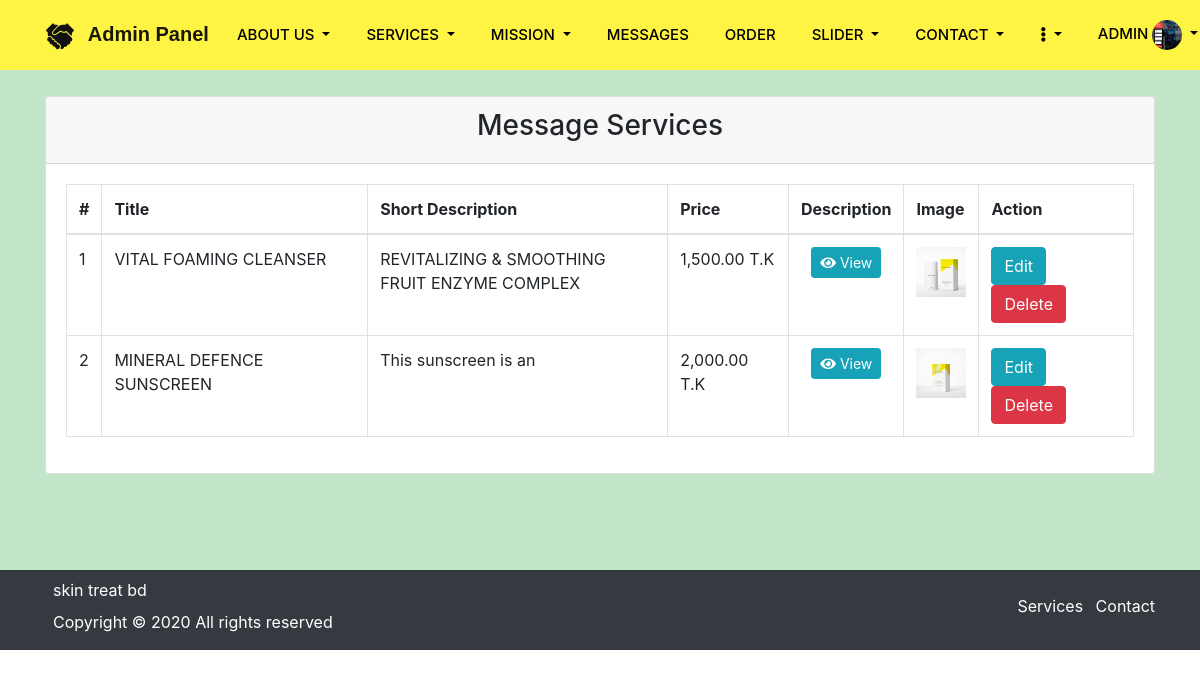
The app's page /admin/manage_service.php (signed in) with its own data.
### tables this page shows
CREATE TABLE `services` (
  `service_id` int(11) NOT NULL,
  `title` varchar(255) NOT NULL,
  `short_desc` varchar(255) NOT NULL,
  `price` float NOT NULL,
  `application` text NOT NULL,
  `image` varchar(255) NOT NULL,
  `date` datetime NOT NULL
);

### admin/top_header.php (called while the page is built, shortened)
<?php
require_once '../php/db_connect.php';
$email = $_SESSION['email'];
$sql = "select * from admin WHERE email = '$email'";
$res = mysqli_query($connect, $sql);
$userdata = mysqli_fetch_assoc($res);
?>

### admin/manage_service.php (the view, shortened to what this page needs)
<?php
include 'top_header.php';
?>
<!doctype html>
<html lang="en">
<head>
    <link rel="stylesheet" href="../assets/style/bootstrap.css">
    <link rel="stylesheet" href="https://use.fontawesome.com/releases/v5.7.1/css/all.css">
</head>
<body>
<section class="menu">
    <nav class="navbar navbar-expand-lg navbar-light fixed-top" style="background-color: #FFF343">
        <div class="container">
            <a class="navbar-brand font-weight-bold" href="dashboard.php" ><span><img src="../images/handshake5f22b37783c45.svg" style="height: 30px"></span> <span class="ml-2" style="font-family: 'Arial Rounded MT Bold',Arial,sans-serif; font-weight: 700">Admin Panel</span></a>
            <div class="collapse navbar-collapse" id="main_nav">
                <ul class="navbar-nav mr-auto">
                    <li class="nav-item dropdown">
                        <a class="nav-link dropdown-toggle" href="#" id="navbarDropdown" role="button" data-toggle="dropdown" aria-haspopup="true" aria-expanded="false">
                            About Us
                        </a>
                    </li>
                    <li class="nav-item dropdown">
                        <a class="nav-link dropdown-toggle" href="#" id="navbarDropdown" role="button" data-toggle="dropdown" aria-haspopup="true" aria-expanded="false">
                            Services
                        </a>
                    </li>
                    <li class="nav-item dropdown">
                        <a class="nav-link dropdown-toggle" href="#" id="navbarDropdown" role="button" data-toggle="dropdown" aria-haspopup="true" aria-expanded="false">
                            Mission
                        </a>
                    </li>
                    <li class="nav-item">
                        <a class="nav-link" href="dashboard.php">Messages</a>
                    </li>
                    <li class="nav-item">
                        <a class="nav-link" href="buy.php">Order</a>
                    </li>
                    <li class="nav-item dropdown">
                        <a class="nav-link dropdown-toggle" href="#" id="navbarDropdown" role="button" data-toggle="dropdown" aria-haspopup="true" aria-expanded="false">
                            Slider
                        </a>
                    </li>
                    <li class="nav-item dropdown">
                        <a class="nav-link dropdown-toggle" href="#" id="navbarDropdown" role="button" data-toggle="dropdown" aria-haspopup="true" aria-expanded="false">
                            Contact
                        </a>
                    </li>
                    <li class="nav-item dropdown">
                        <a class="nav-link dropdown-toggle" href="#" id="navbarDropdown" role="button" data-toggle="dropdown" aria-haspopup="true" aria-expanded="false">
                            <i class="fas fa-ellipsis-v"></i>
                        </a>
                    </li>
                </ul>
                <ul class="navbar-nav ml-auto">
                    <li class="nav-item dropdown">
                        <a class="nav-link dropdown-toggle" href="#" id="navbarDropdown" role="button" data-toggle="dropdown" aria-haspopup="true" aria-expanded="false">
                            <?php echo $userdata['name'];?>  <img src="../images/<?php echo $userdata['image'];?>" style="height: 30px; width: 30px; border-radius: 50%">
                        </a>
                    </li>
                </ul>
            </div>
        </div>
    </nav>
</section>
<section class="main_content" style="background-color: #c3e6cb">
    <div class="container">
        <div class="row">
            <div class="col-md-12 mx-auto mt-5 mb-5">
                <div class="card mt-5 mb-5">
                    <div class="card-header">
                        <h3 class="text-center">Message Services</h3>
                    </div>
                    <div class="card-body">
                        <div class="table-responsive">
                            <table class="table table-bordered">
                                <thead>
                                <tr>
                                    <th>#</th>
                                    <th>Title</th>
                                    <th>Short Description</th>
                                    <th>Price</th>
                                    <th>Description</th>
                                    <th>Image</th>
                                    <th>Action</th>
                                </tr>
                                </thead>
                                <tbody>
                                <?php
                                $sql = "SELECT * FROM services";
                                $res = mysqli_query($connect, $sql);
                                $i =1;
                                while ($row = mysqli_fetch_assoc($res)){?>
                                    <tr>
                                        <td><?php echo $i++;?></td>
                                        <td><?php echo $row['title'];?></td>
                                        <td style="width: 300px"><?php echo $row['short_desc'];?></td>
                                        <td><?php echo number_format($row['price'], 2);?> T.K</td>
                                        <td class="text-center">
                                            <a href='#description' data-toggle='modal' class='btn btn-info btn-sm btn-flat desc' data-id='<?php echo $row['service_id'];?>'><i class='fa fa-eye'></i> View</a>
                                        </td>
                                        <td><img src="../images/<?php echo $row['image'];?>" style="height: 50px; width: 50px"></td>
                                        <td>
                                            <a href="edit.php?service=<?php echo $row['service_id'];?>"  class="btn btn-info">Edit</a>
                                            <a href="delete.php?service=<?php echo $row['service_id'];?>"  class="btn btn-danger" onclick="return confirm('Are You Sure To Delete...!')">Delete</a>
                                        </td>
                                    </tr>
                                <?php }?>
                                </tbody>
                            </table>
                        </div>
                    </div>
                </div>
            </div>
        </div>
    </div>
</section>
<section class="footer bg-dark" style="height: 80px">
    <div class="container">
        <div class="row">
            <div class="col-md-6 col-sm-12 float-left">
                <div class="p-2 text-white">
                    <label>skin treat bd</label><br/>
                    <label>Copyright © 2020 All rights reserved</label>
                </div>
            </div>
            <div class="col-md-6 col-sm-12 float-left">
                <div class="text-white mt-4">
                    <label class="float-right"><span><a class="ml-2 text-decoration-none text-white" id="#services" href="#">Services</a></span> <span><a class="ml-2 text-decoration-none text-white" id="#contact" href="#">Contact</a></span></label>
                </div>
            </div>
        </div>
    </div>
</section>
</body>
</html>

### admin/manage_service.php (style rules this page uses)
#main_nav ul li { text-align: center; }
#main_nav ul li a { font-size: 15px; color: black; font-weight: 500; padding: 12px; text-transform: uppercase; margin-right: 12px; }

### records on screen
services: title "VITAL FOAMING CLEANSER", short_desc "REVITALIZING & SMOOTHING FRUIT ENZYME COMPLEX", price "1,500.00", image (picture)
services: title "MINERAL DEFENCE SUNSCREEN", short_desc "This sunscreen is an", price "2,000.00", image (picture)

### other values on screen
$userdata['name'] "ADMIN"
